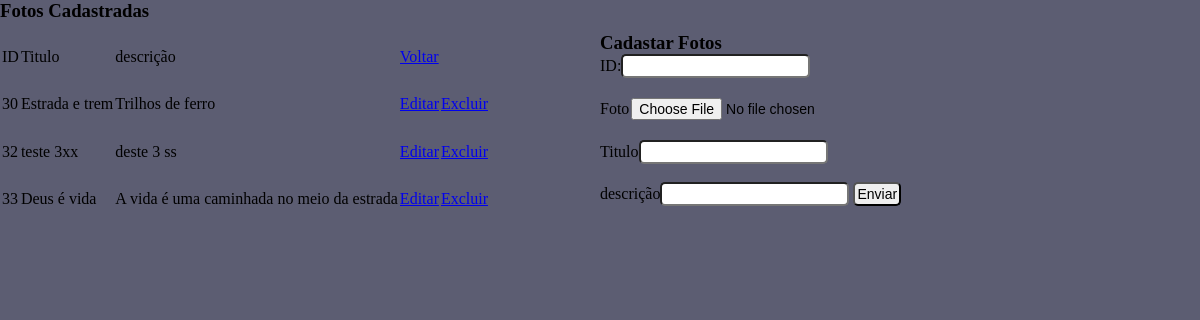
Page /lista.php on the earlier database version.
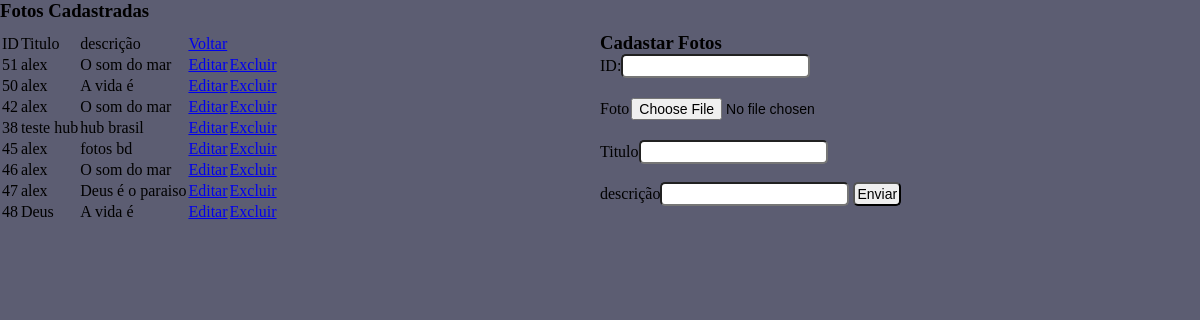
Same page on the later database version.
### tables this page shows
CREATE TABLE IF NOT EXISTS `tb_fotos` (
  `id` int NOT NULL AUTO_INCREMENT,
  `titulo` varchar(40) NOT NULL,
  `descricao` varchar(300) NOT NULL,
  `foto` varchar(100) NOT NULL,
  `data` datetime NOT NULL,
  PRIMARY KEY (`id`)
);

### lista.php (the view, shortened to what this page needs)
<?php
	include('conecta.php');
	$lista = mysqli_query($con," SELECT * FROM tb_fotos");
?>
<html>
	<head>
        <link rel="stylesheet" type="text/css" href="style.css">
	</head>
    <body>
        <h3>Fotos Cadastradas</h3>
    <div class="titleformlist">
        <div class="formlist">
            <table>
                <tr>
                    <td class="">ID</td>
                    <td class="">Titulo</td>
                    <td class="">descrição</td>
                    <td class="">
                    <a href=http://localhost/projeto-canopus/adm_logado.php>Voltar</a>
                    </td>
                </tr>
                <?php while ($dado = mysqli_fetch_array($lista)) {?>
                    <tr>
                        <td><?=$dado['id'];?></td>
                        <td><?=$dado['titulo'];?></td>
                        <td><?=$dado['descricao'];?></td>
                        <td align="center" > <a href="edita.php?id=<?php echo $dado['id'];?> ">Editar</a></td>
                        <td align="center"><a href="#" onclick="verificar(<?=$dado['id'];?>)">Excluir</a></td>
                        </tr>
                    <?php } ?>
            </table>
        </div>
        <div class="formcadastro">
            <h3>Cadastar Fotos</h3>
            <form id="admCadastro" action="inseridados.php" method="POST" enctype="multipart/form-data">
                <label for="">ID:</label><input type="number" readonly></br></br>
                <label for="">Foto</label><input type="file" name="Nfoto"></br></br>
                <label for="">Titulo</label><input type="text" name="Ntitulo"></br></br>
                <label for="">descrição</label><input type="text" name="Ndescricao">
                <input type="submit" value="Enviar"><br><br>
            </form>
        </div>
    </div>
</body>
</html>

Differences in the rows shown:
removed tb_fotos: id "30", titulo "Estrada e trem", descricao "Trilhos de ferro"
removed tb_fotos: id "32", titulo "teste 3xx", descricao "deste 3 ss"
removed tb_fotos: id "33", titulo "Deus é vida", descricao "A vida é uma caminhada no meio da estrada"
added tb_fotos: id "51", titulo "alex", descricao "O som do mar"
added tb_fotos: id "50", titulo "alex", descricao "A vida é"
added tb_fotos: id "42", titulo "alex", descricao "O som do mar"
added tb_fotos: id "38", titulo "teste hub", descricao "hub brasil"
added tb_fotos: id "45", titulo "alex", descricao "fotos bd"
added tb_fotos: id "46", titulo "alex", descricao "O som do mar"
added tb_fotos: id "47", titulo "alex", descricao "Deus é o paraiso"
added tb_fotos: id "48", titulo "Deus", descricao "A vida é"
